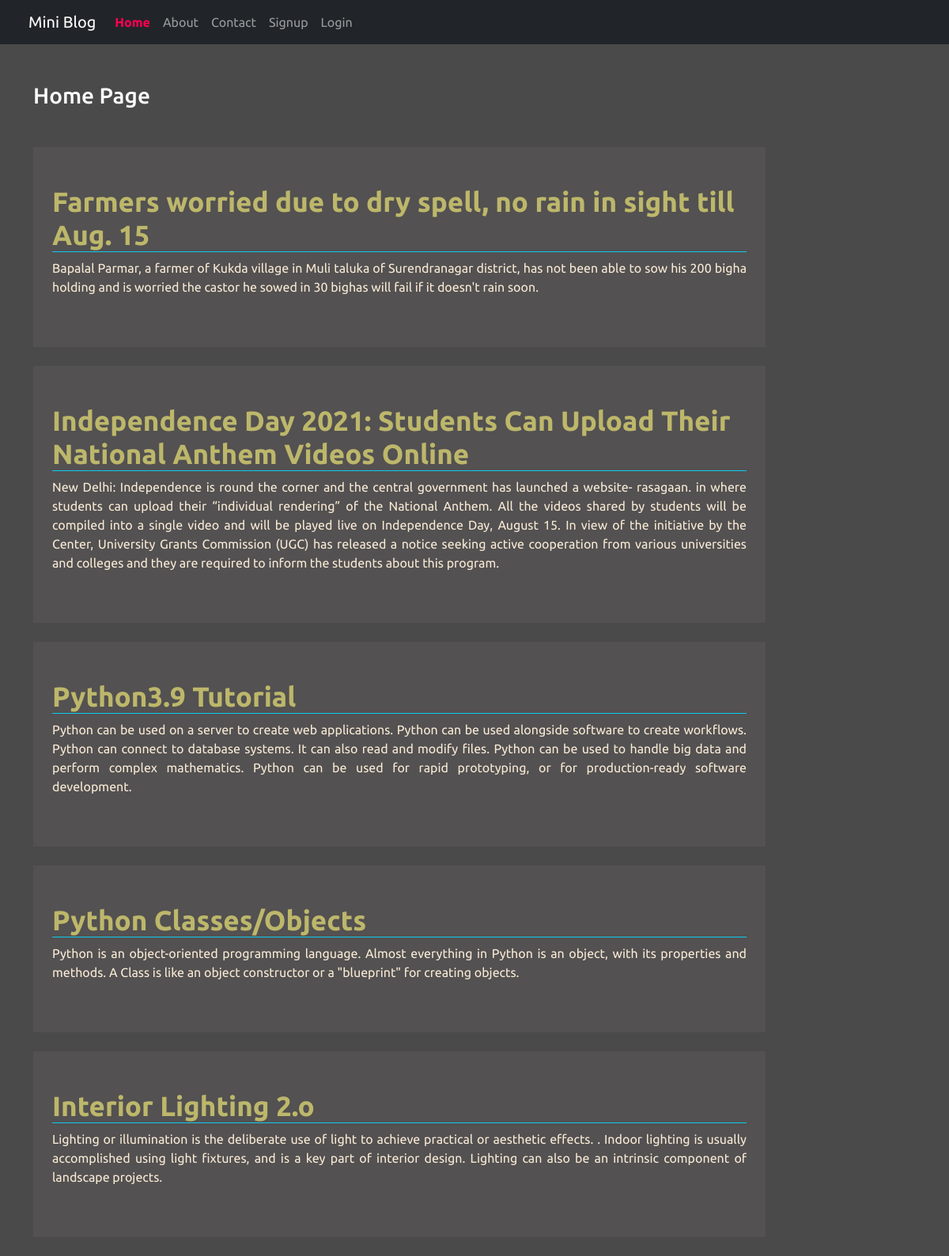
The page / on the database its author committed.
### blog/models.py (models this page shows)
class Post(models.Model):
	title = models.CharField(max_length=150)
	desc = models.TextField()

### blog/views.py (the view)
# urls.py: 2. Add a URL to urlpatterns:  path('', views.home, name='home')
def home(request):
	posts = Post.objects.all()
	return render(request,"blog/home.html",{'posts':posts,'home_active':'active'})

### blog/templates/blog/home.html
{% extends 'blog/base.html' %}
{% load static %}
{% block content %}
	<div class="col-sm-10">
		<h3 class="text-white my-5">Home Page</h3>
		{% if posts %}
		    {% for post in posts %}
		    	<div class="jumbotron jumbotron-fluid py-5 mb-4">
		  			<div class="container">
		    			<h1 class="display-4 font-weight-bold border-bottom border-info">{{post.title}}</h1>
		    			<p>{{post.desc}}</p>
		  			</div>
				</div>
		    {% endfor %}
		{% endif %}
	</div>
{% endblock content %}

### blog/static/blog/css/style.css (style rules this page uses)
body { background-color: rgb(75,74,74); color: antiquewhite; font-family: 'Ubuntu', sans-serif; }
.jumbotron { background: rgb(83,81, 81); }
.jumbotron h1 { font-weight: bold!important; font-size: 35px!important; color: darkkhaki; }
p { text-align: justify; font-size: 16px; }

### rows shown on the page
Post: title "Farmers worried due to dry spell, no rain in sight till Aug. 15", desc "Bapalal Parmar, a farmer of Kukda village in Muli taluka of Surendranagar district, has not been able to sow his 200 bigha holding and is worried the castor he sowed in 30 bighas will fail if it doesn't rain soon."
Post: title "Independence Day 2021: Students Can Upload Their National Anthem Videos Online", desc "New Delhi: Independence is round the corner and the central government has launched a website- rasagaan. in where students can upload their “individual rendering” of the National Anthem. All the videos shared by students will be compiled into a single video and will be played live on Independence Day, August 15. In view of the initiative by the Center, University Grants Commission (UGC) has released a notice seeking active cooperation from various universities and colleges and they are required to inform the students about this program."
Post: title "Python3.9 Tutorial", desc "Python can be used on a server to create web applications. Python can be used alongside software to create workflows. Python can connect to database systems. It can also read and modify files. Python can be used to handle big data and perform complex mathematics. Python can be used for rapid prototyping, or for production-ready software development."
Post: title "Python Classes/Objects", desc "Python is an object-oriented programming language. Almost everything in Python is an object, with its properties and methods. A Class is like an object constructor or a \"blueprint\" for creating objects."
Post: title "Interior Lighting 2.o", desc "Lighting or illumination is the deliberate use of light to achieve practical or aesthetic effects. . Indoor lighting is usually accomplished using light fixtures, and is a key part of interior design. Lighting can also be an intrinsic component of landscape projects."
